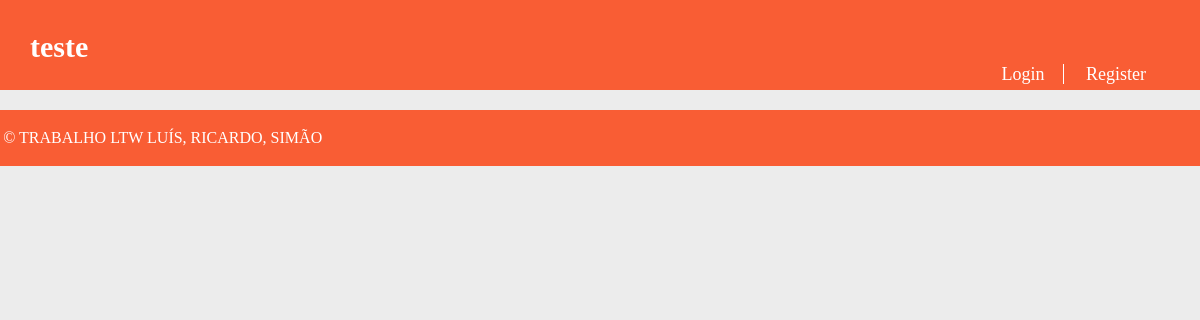
Page /pages/channel.php?name=teste on the earlier database version.
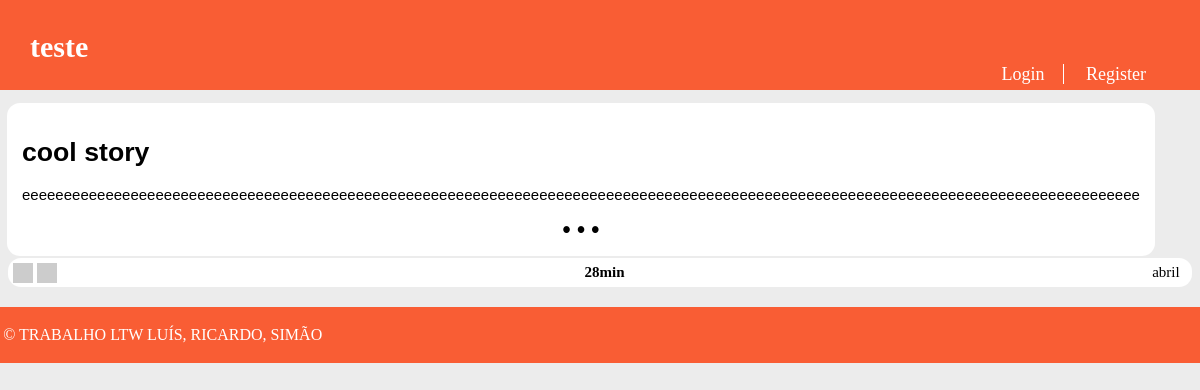
Same page on the later database version.
### tables this page shows
CREATE TABLE Story (
  id INTEGER PRIMARY KEY,
  title VARCHAR,
  published INTEGER, -- date when the story was published in epoch format
  channel VARCHAR REFERENCES channel, -- comma separated tags
  author VARCHAR REFERENCES utilizer, -- who wrote the article
  points INTEGER DEFAULT 0,
  fulltext VARCHAR
);

### database/db_story.php (called while the page is built, shortened)
<?php
	function getStoriesFromChannel($channel){
		$db = Database::instance()->db();
		$storiesFromChannel = $db->prepare('SELECT id, title, fulltext, published, channel, author FROM Story WHERE channel = ?');
		$storiesFromChannel->execute(array($channel));
		$storiesFromChannel = $storiesFromChannel->fetchAll();
		return $storiesFromChannel;
	}
?>

### templates/tpl_story.php (the view, shortened to what this page needs)
<?php
	include_once('../templates/tpl_common.php');
	include_once('../database/db_story.php');
?>
<?php function draw_storyCard($story, $displayChannel) { ?>
	<link rel="stylesheet" href="../css/storyCard.css">
	<?php if($displayChannel) {
		$channel = $story['channel'];
	} else {
		$channel = null;
	} ?>
	<button id="storyCard" onclick="window.location.href='../pages/story.php?id=<?=$story['id']?>'">
		<h1> <?=htmlspecialchars($story['title'])?> </h1>
		<p> <?=htmlspecialchars($story['fulltext'])?> </p>
		<p>&bull; &bull; &bull;</p>
	</button>
	<?php draw_info_bar($story['author'], $channel, $story['published']) ?>
<?php } ?>

### pages/channel.php (shortened to what this page needs)
<?php
	include_once('../templates/tpl_common.php');
	include_once('../templates/tpl_story.php');
	include_once('../database/db_story.php');
	$channel=$_GET['name'];
	if(!isset($_SESSION['username'])) {
		draw_header(null, $channel);
	}
	$stories=getStoriesFromChannel($channel);
	foreach($stories as $story){
		draw_storyCard($story, false);
	}
	draw_footer();
?>

### templates/tpl_common.php (shortened to what this page needs)
<?php include_once('tpl_sub.php');
	include_once('tpl_story.php');
?>
<?php function draw_header($username, $channel) { ?>
	<!DOCTYPE html>
	<html>
		<head>
			<link rel="stylesheet" href="../css/common.css">
		</head>
		<body>
			<header>
				<?php if($channel === "NOT REDDIT") { ?>
					<a id="title" href="../pages/homepage.php"><?=$channel?></a>
				<?php } else { ?>
					<a id="title" href="../pages/channel.php?name=<?=$channel?>"><?=$channel?></a>
				<?php } ?>
				<?php if($username != NULL) { ?>
					<nav id="signup">
						<a id="profile" href="../pages/profile.php?name=<?=$username?>"><?= $username ?></a>
						<a href="../actions/action_logout.php">Logout</a>
						<?php draw_subscriberList() ?>
					</nav>
				<?php } else { ?>
					<nav id="signup">
						<a href="../pages/login.php">Login</a>
						<a href="../pages/register.php">Register</a>
					</nav>
				<?php } ?>
			</header>
<?php } ?>
<?php function time_elapsed($date) {
	$now = new DateTime;
	$ago = new DateTime($date);
	$diff = $now->diff($ago);
	$diff->w = floor($diff->d / 7);
	$diff->d -= $diff->w * 7;
	$string = array(
		'y' => 'y',
		'm' => 'm',
		'w' => 'w',
		'd' => 'd',
		'h' => 'h',
		'i' => 'min',
		's' => 's',
	);
	foreach ($string as $k => &$v) {
		if ($diff->$k) {
			$v = $diff->$k . '' . $v . ($diff->$k > 1 ? '' : '');
		} else {
			unset($string[$k]);
		}
	}
	$string = array_slice($string, 0, 1);
	return $string ? implode(', ', $string) . '' : 'just now';
} ?>
<?php function draw_info_bar($username, $channel, $date) { ?>
	<section id = "info_bar">
		<div id="start">
			<img src="https://dummyimage.com/20x20/524f52/d12222&text=ʌ" alt="upvote">
			<img src="https://dummyimage.com/20x20/524f52/d12222&text=v" alt="downvote">
		</div>
		<div id="middle">
			<h6 id="date"><?=time_elapsed('@' . $date)?></h6>
		</div>
		<div id="end">
			<a id="profile" onclick="window.location.href='../pages/profile.php?name=<?=$username?>'"><?=$username?></a>
		</div>
	</section>
<?php } ?>
<?php function draw_footer() { ?>
	</body>
	<footer>
		<p>&copy; TRABALHO LTW LUÍS, RICARDO, SIMÃO</p>
	</footer>
	</html>
<?php } ?>

### css/common.css (style rules this page uses)
body { margin: 0 auto; padding-bottom: 5em; max-width: 80em; --bg-color: #ececec; --panel-color: #f95d34; --error-bg-color: lightcoral; --error-ft-color: black; --successs-bg-color: lightgreen; --success-ft-color: black; background-color: var(--bg-color); }
body > header { display: grid; grid-template-columns: 1fr auto; grid-template-rows: auto auto; background-color: var(--panel-color) ; color: white; }
body > header #title { padding-top: 1em; padding-left: 1em; text-decoration: none; color: white; font-size: 30px; font-weight: bold; grid-column: 1; grid-row: 1; cursor: pointer; }
body > header #signup { padding-right: 2em; padding-bottom: 5px; grid-column: 2; grid-row: 2; font-size: 18px; }
body > header > #signup > a:first-child { border-right: 1px solid white; }
body > header > #signup > a { padding: 0 1em; color: white; text-decoration: none; }
body > header #signup > a:first-child { padding-left: 0; }
#info_bar { background-color: white; border: none; border-radius: 13px; display: flex; flex-direction: row; justify-content: space-between; align-content: baseline; margin: 2px 0.5em 0em 0.5em; padding: 0.3em; padding-bottom: 0; }
#info_bar #date { color: black; text-decoration: none; font-size: 15px; display: inline; }
#info_bar #profile { color: black; text-decoration: none; cursor: pointer; font-size: 15px; display:inline; padding-right: 0.5em; }
footer { padding: 0.2em; margin: 20px auto; max-width: 80em; background-color: var(--panel-color); color: white; }

### css/storyCard.css (style rules this page uses)
#storyCard { background-color: white; border: 2px solid white; border-radius: 13px; margin: 1em 0.5em 0em 0.5em; padding: 1em; }
#storyCard > h1 { text-align: left; }
#storyCard > p { overflow: hidden; max-height: 40px; text-align: left; font-size: 15px; line-height: 20px; }
#storyCard > p:last-child { text-align: center; font-size: 173%; font-weight: bolder; padding-top: 0; margin-top: 0; margin-bottom: 0; }

Differences in the rows shown:
added story: title "cool story", fulltext "eeeeeeeeeeeeeeeeeeeeeeeeeeeeeeeeeeeeeeeeeeeeeeeeeeeeeeeeeeeeeeeeeeeeeeeeeeeeeeeeeeeeeeeeeeeeeeeeeeeeeeeeeeeeeeeeeeeeeeeeeeeeeeeeeeeeee", published "28min", author "abril"
